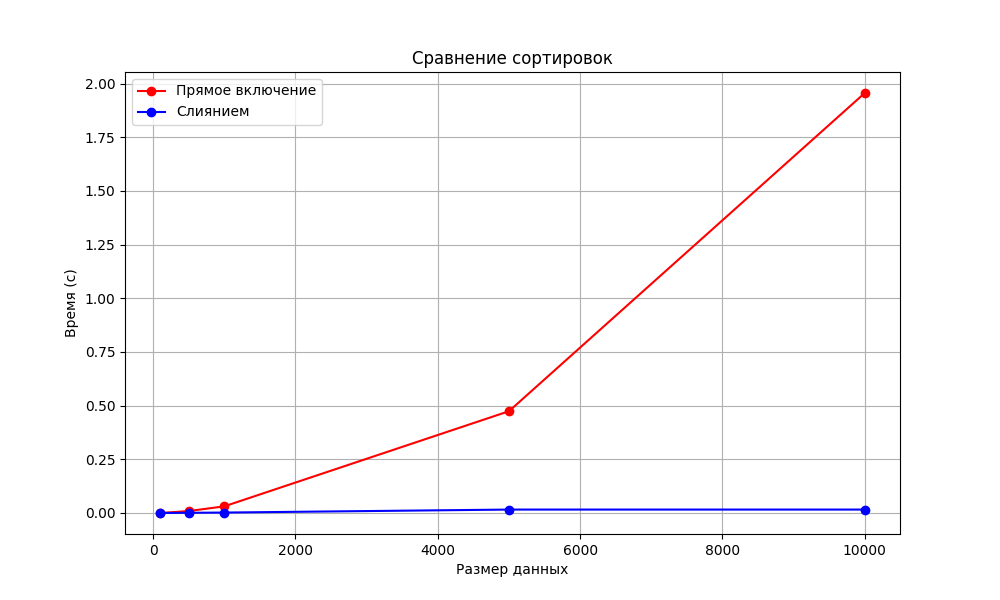

Reproduce this figure in Python.
import matplotlib.pyplot as plt

sizes = []
insertion = []
merge = []

with open("results.txt", "r") as f:
    lines = f.readlines()
    for line in lines[1:]:
        line = line.replace(",", ".")
        parts = line.split()  # разделили на части
        sizes.append(int(parts[0]))
        insertion.append(float(parts[1]))
        merge.append(float(parts[2]))

# Строим график
plt.figure(figsize=(10, 6))
plt.plot(sizes, insertion, "ro-", label="Прямое включение")
plt.plot(sizes, merge, "bo-", label="Слиянием")
plt.title("Сравнение сортировок")
plt.xlabel("Размер данных")
plt.ylabel("Время (с)")
plt.legend()
plt.grid(True)
plt.savefig("graph.png")
plt.show()
print("Сравнение методов сортировки:")
print("Прямое включение - медленнее на больших данных")
print("Слиянием - быстрее на больших данных")
print("График сохранен как graph.png")
